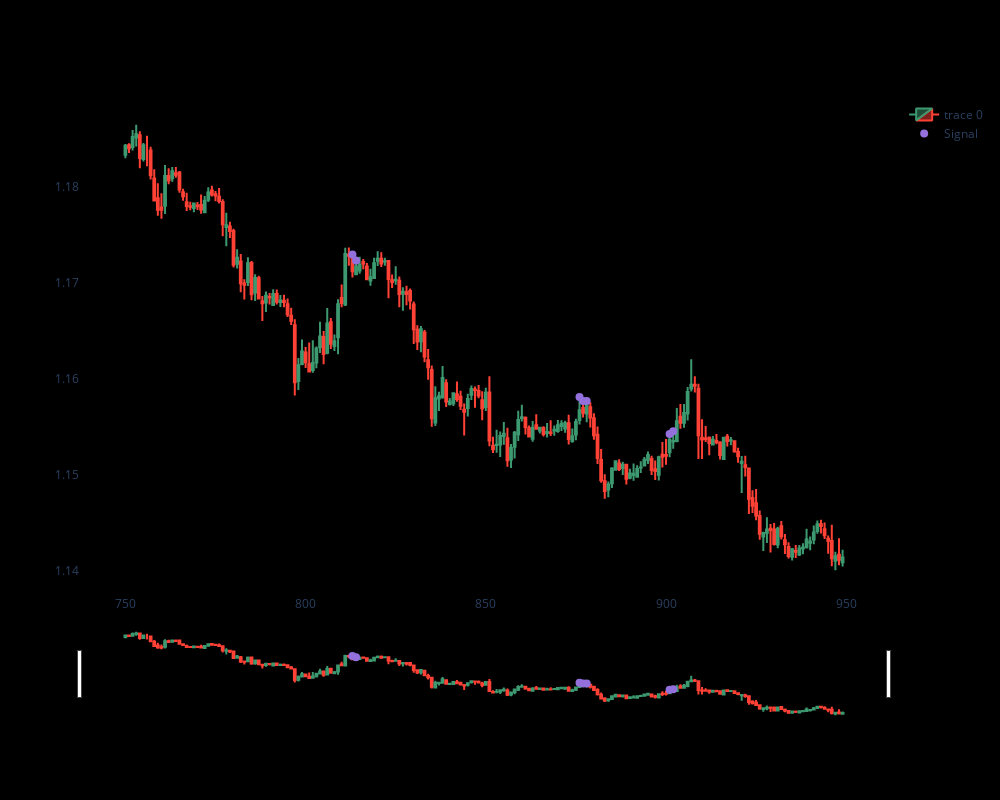

The notebook cell this image was saved under:
### Code cell
dfpl = df[750:950]
import plotly.graph_objects as go

fig = go.Figure(data=[go.Candlestick(x=dfpl.index,
                open=dfpl['open'],
                high=dfpl['high'],
                low=dfpl['low'],
                close=dfpl['close'])])

fig.update_layout(
    autosize=False,
    width=1000,
    height=800, 
    paper_bgcolor='black',
    plot_bgcolor='black')
fig.update_xaxes(gridcolor='black')
fig.update_yaxes(gridcolor='black')
fig.add_scatter(x=dfpl.index, y=dfpl['pointpos'], mode="markers",
                marker=dict(size=8, color="MediumPurple"),
                name="Signal")
fig.show()

### Figure 1 — Plotly figure (JSON) as saved in the notebook; plotly's stock layout.template omitted (floating-point values rounded to 4 significant figures; data arrays with more than 128 entries replaced by an {"elided": "..."} marker saying what was removed)
{"data": [{"close": {"elided": "200 float values"}, "high": {"elided": "200 float values"}, "low": {"elided": "200 float values"}, "open": {"elided": "200 float values"}, "type": "candlestick", "x": {"elided": "200 int values"}}, {"marker": {"color": "MediumPurple", "size": 8}, "mode": "markers", "name": "Signal", "type": "scatter", "x": {"elided": "200 int values"}, "y": {"elided": "200 float values"}}], "layout": {"autosize": false, "height": 800, "paper_bgcolor": "black", "plot_bgcolor": "black", "width": 1000, "xaxis": {"gridcolor": "black"}, "yaxis": {"gridcolor": "black"}}}
